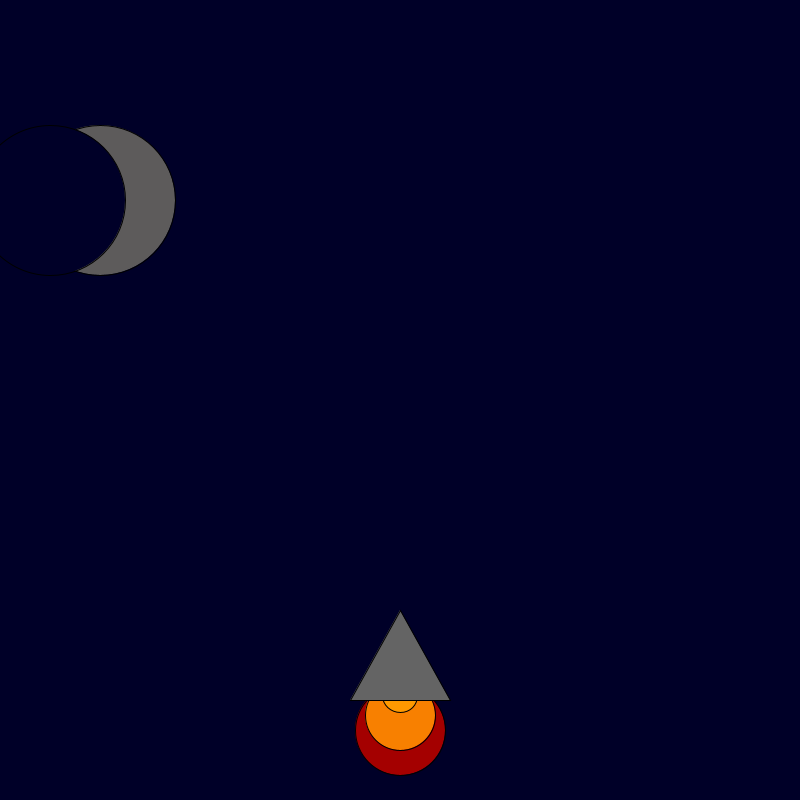
Frame 1 (no input)
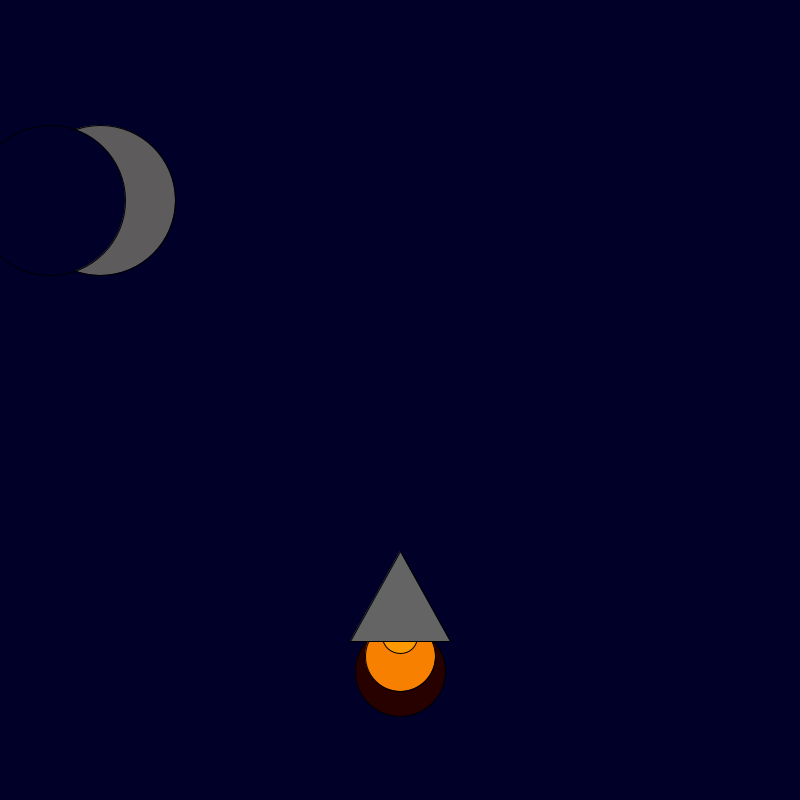
Frame 60 (the mouse pressed at the canvas centre just before this capture)
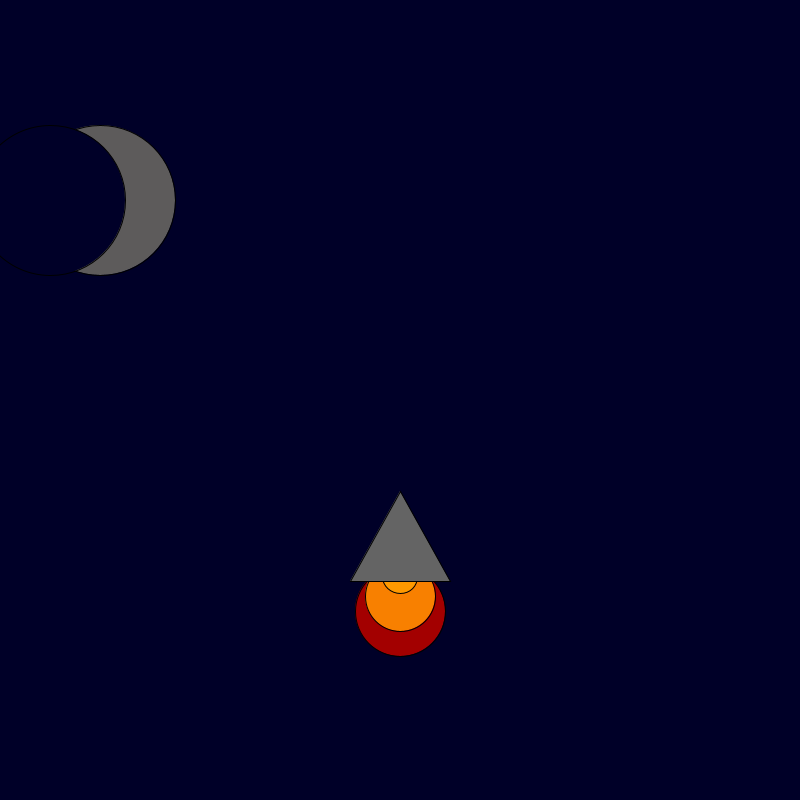
Frame 120 (the mouse held since frame 60 and released just before this capture)

The Processing sketch that drew these frames (run headless with seeded random() and noise(); from frame 60 on, the mouse is pressed at the canvas centre):

// Processing sketch: RocketShip
// ── RocketShip.pde
int x = 400; 
int y = 600; 

void setup() {

    background(0, 0, 40); size(800, 800);

}

void draw() {
if(y==y){background(0, 0, 40); size(800, 800);}
   { fill(random(255), 0, 0);
    ellipse(x, y + 130, 90, 90);
    fill(248, 128, 0);
    ellipse(x, y + 115, 70, 70);
    fill(255, 153, 0);
    ellipse(x, y + 95, 35, 35);
    fill(100, 100, 100);
    triangle(x, y + 10, x + 50, y + 100, x - 50, y + 100);}

y--;
fill(#5D5B5B);
ellipse(100,200,150,150);
fill(0,0,40);
ellipse (50,200,150,150);
}
